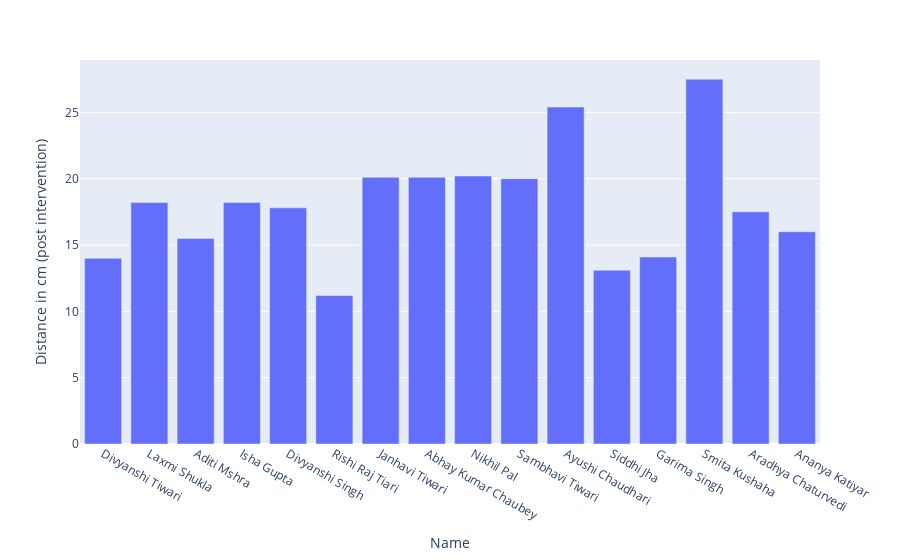

The notebook cell saved with this chart:
### Code cell
fig = px.bar(df, x = 'Name', y = 'Distance in cm (post intervention)')
fig.show()

### Figure 1 — Plotly figure (JSON) as saved in the notebook; plotly's stock layout.template omitted (floating-point values rounded to 4 significant figures)
{"data": [{"alignmentgroup": "True", "hovertemplate": "Name=%{x}<br>Distance in cm (post intervention)=%{y}<extra></extra>", "legendgroup": "", "marker": {"color": "#636efa", "pattern": {"shape": ""}}, "name": "", "offsetgroup": "", "orientation": "v", "showlegend": false, "textposition": "auto", "type": "bar", "x": ["Divyanshi Tiwari", "Laxmi Shukla", "Aditi Mshra", "Isha Gupta", "Divyanshi Singh", "Rishi Raj Tiari", "Janhavi Tiwari", "Abhay Kumar Chaubey", "Nikhil Pal", "Sambhavi Tiwari", "Ayushi Chaudhari", "Siddhi Jha", "Garima Singh", "Smita Kushaha", "Aradhya Chaturvedi", "Ananya Katiyar"], "xaxis": "x", "y": [14, 18.2, 15.5, 18.2, 17.8, 11.2, 20.1, 20.1, 20.2, 20, 25.4, 13.1, 14.1, 27.5, 17.5, 16], "yaxis": "y"}], "layout": {"barmode": "relative", "legend": {"tracegroupgap": 0}, "margin": {"t": 60}, "xaxis": {"anchor": "y", "domain": [0, 1], "title": {"text": "Name"}}, "yaxis": {"anchor": "x", "domain": [0, 1], "title": {"text": "Distance in cm (post intervention)"}}}}
